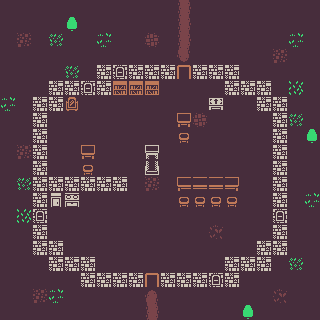

Tiled map render using the project's own tile images. Description and the whole map definition, tile-layer contents included, below:
An orthogonal 20x20 tile map with 16x16 px tiles, 2 tile layers (Tile Layer 1, Tile Layer 2), 4 tilesets and 12 objects (6x Warrior, 2x Paladin, 2x Wizard, Ranger, Mage).

<map version="1.4" tiledversion="1.4.2" orientation="orthogonal" renderorder="right-down" width="20" height="20" tilewidth="16" tileheight="16" infinite="0" nextlayerid="5" nextobjectid="28">
 <tileset firstgid="1" source="../colored_packed.tsx" />
 <tileset firstgid="1057" source="../colored_transparent_packed.tsx" />
 <tileset firstgid="2113" source="../monochrome_packed.tsx" />
 <tileset firstgid="3169" source="../monochrome_transparent_packed.tsx" />
 <layer id="1" name="Tile Layer 1" width="20" height="20">
  <data encoding="csv">
1,1,1,1,1,1,1,1,1,1,1,57,1,1,1,1,1,1,1,1,
1,1,1,1,53,1,1,1,1,1,1,57,1,1,1,1,1,1,1,1,
1,3,1,7,1,1,6,1,1,5,1,57,1,1,1,1,1,1,6,1,
1,1,1,1,1,1,1,1,1,1,1,1073741885,1,1,1,1,1,3,1,1,
1,1,1,1,7,1,625,627,625,625,625,439,625,625,625,1,1,1,1,1,
1,1,1,625,625,627,625,340,340,340,1,1,1,1,625,625,625,1,8,1,
6,1,625,625,385,1,1,1,1,1,1,1,1,581,1,1,625,625,1,1,
1,1,625,1,1,1,1,1,1,1,1,387,5,1,1,1,1,625,7,1,
1,1,625,1,1,1,1,1,1,1,1,386,1,1,1,1,1,625,1,53,
1,3,625,1,1,387,1,1,1,532,1,1,1,1,1,1,1,625,1,1,
1,1,625,1,1,386,1,1,1,628,1,1,1,1,1,1,1,625,1,1,
1,7,625,625,625,625,625,625,1,3,1,388,389,389,2147484036,1,1,625,1,1,
1,1,625,349,396,1,1,1,1,1,1,386,386,386,386,1,1,625,1,6,
1,8,627,1,1,1,1,1,1,1,1,1,1,1,1,1,1,627,1,1,
1,1,625,1,1,1,1,1,1,1,1,1,1,2,1,1,1,625,1,1,
1,1,625,625,1,1,1,1,1,1,1,1,1,1,1,1,625,625,1,1,
1,1,1,625,625,625,1,1,1,1,1,1,1,1,625,625,625,1,7,1,
1,1,1,1,1,625,625,625,625,439,625,625,625,627,625,1,1,1,1,1,
1,1,3,6,1,1,1,1,1,61,1,1,1,1,1,1,1,2,1,1,
1,1,1,1,1,1,1,1,1,57,1,1,1,1,1,53,1,1,1,1
</data>
 </layer>
 <layer id="4" name="Tile Layer 2" width="20" height="20">
  <data encoding="csv">
0,0,0,0,0,0,0,0,0,0,0,0,0,0,0,0,0,0,0,0,
0,0,0,0,0,0,0,0,0,0,0,0,0,0,0,0,0,0,0,0,
0,0,0,0,0,0,0,0,0,0,0,0,0,0,0,0,0,0,0,0,
0,0,0,0,0,0,0,0,0,0,0,0,0,0,0,0,0,0,0,0,
0,0,0,0,0,0,0,0,0,0,0,0,0,0,0,0,0,0,0,0,
0,0,0,0,0,0,0,0,0,0,0,0,0,0,0,0,0,0,0,0,
0,0,0,0,0,0,0,0,0,0,0,0,0,0,0,0,0,0,0,0,
0,0,0,0,0,0,0,0,0,0,0,0,0,0,0,0,0,0,0,0,
0,0,0,0,0,0,0,0,0,0,0,0,0,0,0,0,0,0,0,0,
0,0,0,0,0,0,0,0,0,0,0,0,0,0,0,0,0,0,0,0,
0,0,0,0,0,0,0,0,0,0,0,0,0,0,0,0,0,0,0,0,
0,0,0,0,0,0,0,0,0,0,0,0,0,0,0,0,0,0,0,0,
0,0,0,0,0,0,0,0,0,0,0,0,0,0,0,0,0,0,0,0,
0,0,0,0,0,0,0,0,0,0,0,0,0,0,0,0,0,0,0,0,
0,0,0,0,0,0,0,0,0,0,0,0,0,0,0,0,0,0,0,0,
0,0,0,0,0,0,0,0,0,0,0,0,0,0,0,0,0,0,0,0,
0,0,0,0,0,0,0,0,0,0,0,0,0,0,0,0,0,0,0,0,
0,0,0,0,0,0,0,0,0,0,0,0,0,0,0,0,0,0,0,0,
0,0,0,0,0,0,0,0,0,0,0,0,0,0,0,0,0,0,0,0,
0,0,0,0,0,0,0,0,0,0,0,0,0,0,0,0,0,0,0,0
</data>
 </layer>
 <objectgroup id="2" name="Player">
  <object id="1" name="Jeff" type="Ranger" gid="3247" x="129.774" y="269.958" width="16" height="16" />
  <object id="13" name="Maggey" type="Mage" gid="3241" x="97.7962" y="270.481" width="16" height="16" />
  <object id="14" name="George" type="Warrior" gid="3196" x="162.287" y="269.948" width="16" height="16" />
  <object id="15" name="Gaetan" type="Paladin" gid="3200" x="146.297" y="269.959" width="16" height="16" />
  <object id="17" name="Geoffrey" type="Wizard" gid="3289" x="113.785" y="270.225" width="16" height="16" />
 </objectgroup>
 <objectgroup id="3" name="Enemy">
  <object id="21" name="Guard" type="Warrior" gid="3200" x="177.476" y="206.534" width="16" height="16" />
  <object id="22" name="Guard" type="Warrior" gid="3199" x="193.732" y="204.669" width="16" height="16" />
  <object id="23" name="Guard" type="Paladin" gid="3197" x="209.988" y="204.669" width="16" height="16" />
  <object id="24" name="Guard" type="Warrior" gid="3198" x="225.977" y="204.935" width="16" height="16" />
  <object id="25" name="Teach" type="Wizard" gid="3241" x="176.943" y="141.511" width="16" height="16" />
  <object id="26" name="Guard" type="Warrior" gid="3198" x="194.798" y="63.1526" width="16" height="16" />
  <object id="27" name="Guard" type="Warrior" gid="3198" x="162.02" y="62.8861" width="16" height="16" />
 </objectgroup>
</map>
